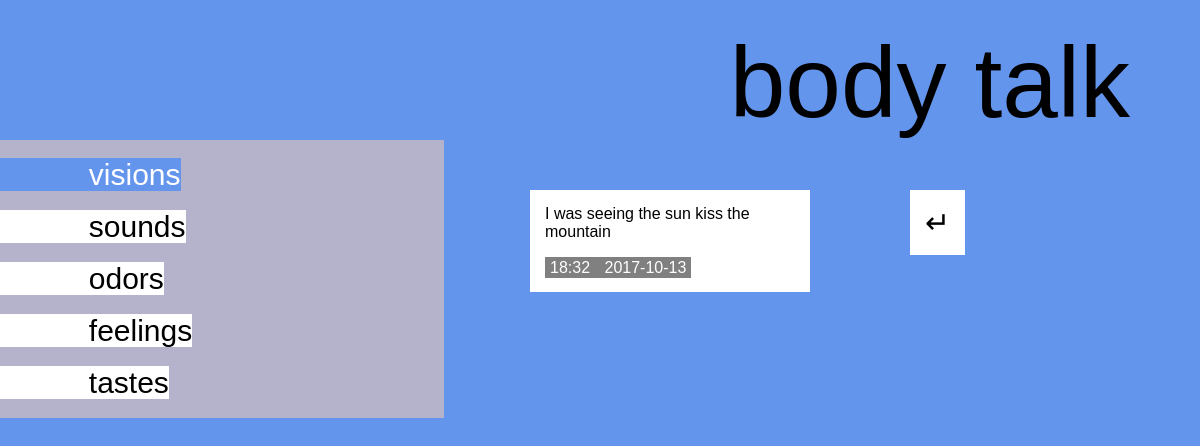
Screenshot of /item/9 with the database file from the repository.
### models.py (models this page shows)
class Entry(Base):
	__tablename__ = 'entry'
	id = Column(Integer, primary_key=True)
	category = Column(String)
	entry = Column(String)
	time = Column(DateTime)
	creatorEmail = Column(String)
	@property
	def serialize(self):
		return {
			'id':self.id,
			'word':self.word,
			'category':self.category,
			'definition':self.definition
		}
	'''
	@property
	def serialize(self):
	    """Return object data in easily serializeable format"""
	    return {
	    'name' : self.name,
	    'picture' : self.picture,
	    'description' : self.description,
	    'price' : self.price
	        }
	'''

### app.py (the view)
@app.route('/item/<itemID>')
def showItem(itemID):
    item = session.query(Entry).filter_by(id=itemID).one()
    items = session.query(Entry).all()
    authorized = check_authorized()
    if 'email' in login_session:
        if item.creatorEmail == login_session['email'] or login_session['email']=='dane.email@gmail.com':
            permitted = True
            email = login_session['email']
        else:
            permitted = False
            email = None
    else:
        permitted = False
        email = None
    return render_template('item.html', item=item, category=item.category,
                           categories=categories,
                           authorized=authorized,
                           permitted=permitted, email = email)

### app.py (called while the page is built)
def check_authorized():
    if 'username' in login_session:
        return True
    else:
        return False

### templates/item.html (shortened to what this page needs)
{% extends "base.html" %}
{% block item %}
	<div class = "spacer">
		<article class = "item">
		I was {% if item.category!='touching' %}{{ item.category }}{%else%}feeling the touch of{%endif%}
		{{item.entry}}
		<br><br>
		<span class = "datetime">
		{{item.time.hour}}:{%if item.time.minute<10%}0{%endif%}{{item.time.minute}}
		</span>
		<span class = "datetime">
		{{ item.time.year }}-{{ item.time.month }}-{{item.time.day}}
		</span>
		</article>
	</div>
	<div class = "spacer">
	<a href="javascript:history.back()">
	<article class = "item">
	<span class = "back">
	&#8629;
	</span>
	</article>
	</a>
	</div>
{% endblock %}

### static/styles/main.css (style rules this page uses)
body { background-color:#6495ED; font-family:Helvetica; box-sizing:border-box; border:0px; margin:0px; padding:0px; }
body a:visited, a:link { text-decoration: none; color:black; }
.header a:visited, a:link { text-decoration: none; color:white; }
.back { font-size:30px; }
.back .header a:visited, a:link { text-decoration: none; color:black; }
.datetime { background-color:grey; color:white; margin-bottom:10px; padding-left:5px; padding-right:5px; padding-top:2px; padding-bottom:2px; }
.item { position:relative; background-color:white; overflow-wrap: break-word; padding:15px; max-width:250px; }
.spacer { margin:50px; }

### rows the page displays
Entry: category "seeing", entry "the sun kiss the mountain", time.hour "18", time.minute "32", time.year "2017", time.month "10", time.day "13"
